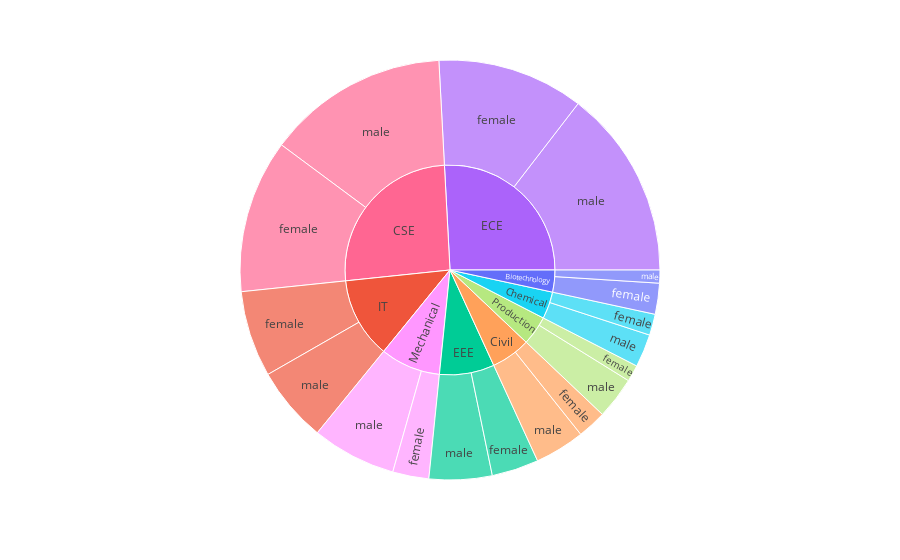

The notebook cell this image was saved under:
### Markdown cell above
# Branch Wise Comparision of No. of Placements with respect to Gender

### Code cell
px.sunburst(df,path=['Branch','Gender'],values='No. of Placements',color='Branch',hover_name='No. of Placements')

### Figure 1 — Plotly figure (JSON) as saved in the notebook; plotly's stock layout.template omitted (floating-point values rounded to 4 significant figures)
{"data": [{"branchvalues": "total", "customdata": [["Biotechnology"], ["IT"], ["EEE"], ["ECE"], ["Civil"], ["Chemical"], ["CSE"], ["Biotechnology"], ["Production"], ["Mechanical"], ["IT"], ["EEE"], ["Mechanical"], ["ECE"], ["Chemical"], ["CSE"], ["Biotechnology"], ["Production"], ["Mechanical"], ["IT"], ["EEE"], ["ECE"], ["Civil"], ["Chemical"], ["CSE"], ["Civil"], ["Production"]], "domain": {"x": [0, 1], "y": [0, 1]}, "hovertemplate": "<b>%{hovertext}</b><br><br>labels=%{label}<br>No. of Placements=%{value}<br>parent=%{parent}<br>id=%{id}<br>Branch=%{customdata[0]}<extra></extra>", "hovertext": [262, 1369, 929, 2839, 668, 458, 2835, 372, 356, 713, 640, 532, 1019, 1599, 279, 1537, 110, 140, 306, 729, 397, 1240, 245, 179, 1298, 423, 496], "ids": ["Biotechnology/female", "IT", "EEE", "ECE", "Civil", "Chemical", "CSE", "Biotechnology", "Production/male", "Mechanical/male", "IT/male", "EEE/male", "Mechanical", "ECE/male", "Chemical/male", "CSE/male", "Biotechnology/male", "Production/female", "Mechanical/female", "IT/female", "EEE/female", "ECE/female", "Civil/female", "Chemical/female", "CSE/female", "Civil/male", "Production"], "labels": ["female", "IT", "EEE", "ECE", "Civil", "Chemical", "CSE", "Biotechnology", "male", "male", "male", "male", "Mechanical", "male", "male", "male", "male", "female", "female", "female", "female", "female", "female", "female", "female", "male", "Production"], "marker": {"colors": ["#636efa", "#EF553B", "#00cc96", "#ab63fa", "#FFA15A", "#19d3f3", "#FF6692", "#636efa", "#B6E880", "#FF97FF", "#EF553B", "#00cc96", "#FF97FF", "#ab63fa", "#19d3f3", "#FF6692", "#636efa", "#B6E880", "#FF97FF", "#EF553B", "#00cc96", "#ab63fa", "#FFA15A", "#19d3f3", "#FF6692", "#FFA15A", "#B6E880"]}, "name": "", "parents": ["Biotechnology", "", "", "", "", "", "", "", "Production", "Mechanical", "IT", "EEE", "", "ECE", "Chemical", "CSE", "Biotechnology", "Production", "Mechanical", "IT", "EEE", "ECE", "Civil", "Chemical", "CSE", "Civil", ""], "type": "sunburst", "values": [262, 1369, 929, 2839, 668, 458, 2835, 372, 356, 713, 640, 532, 1019, 1599, 279, 1537, 110, 140, 306, 729, 397, 1240, 245, 179, 1298, 423, 496]}], "layout": {"legend": {"tracegroupgap": 0}, "margin": {"t": 60}}}
